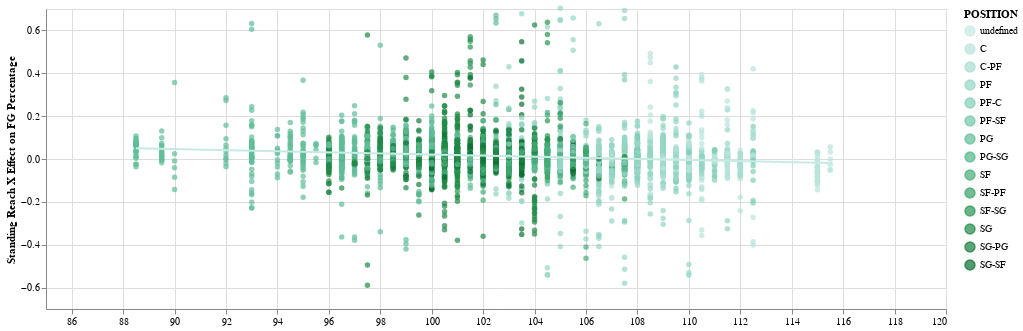

The notebook cell saved with this chart:
### Code cell
Base = alt.Chart(shotDefenseAndWingspan).mark_circle(size=30).encode(
x=alt.X(
  'STANDING_REACH',
  axis=alt.Axis(),
  scale=Scale(domain=[85, 120]),
  title=None
  ),
  y=alt.Y(
  'PCT_PLUSMINUS',
  axis=alt.Axis(),
  scale=Scale(domain=[-0.7, 0.7]),
  title='Standing Reach X Effect on FG Percentage'
  ),
  color = alt.Color('POSITION',scale = alt.Scale(scheme='bluegreen'))
 ).properties(
   width=900,
   height=300
 )

Base + Base.transform_regression('STANDING_REACH','PCT_PLUSMINUS').mark_line(color='black')

### Figure 1 — Vega-Lite specification as saved in the notebook (floating-point values rounded to 4 significant figures; data arrays with more than 128 entries replaced by an {"elided": "..."} marker saying what was removed)
{"config": {"view": {"continuousWidth": 300, "continuousHeight": 300}}, "layer": [{"mark": {"type": "circle", "size": 30}, "encoding": {"color": {"field": "POSITION", "scale": {"scheme": "bluegreen"}, "type": "nominal"}, "x": {"axis": {}, "field": "STANDING_REACH", "scale": {"domain": [85, 120]}, "title": null, "type": "quantitative"}, "y": {"axis": {}, "field": "PCT_PLUSMINUS", "scale": {"domain": [-0.7, 0.7]}, "title": "Standing Reach X Effect on FG Percentage", "type": "quantitative"}}}, {"mark": {"type": "line", "color": "black"}, "encoding": {"color": {"field": "POSITION", "scale": {"scheme": "bluegreen"}, "type": "nominal"}, "x": {"axis": {}, "field": "STANDING_REACH", "scale": {"domain": [85, 120]}, "title": null, "type": "quantitative"}, "y": {"axis": {}, "field": "PCT_PLUSMINUS", "scale": {"domain": [-0.7, 0.7]}, "title": "Standing Reach X Effect on FG Percentage", "type": "quantitative"}}, "transform": [{"on": "STANDING_REACH", "regression": "PCT_PLUSMINUS"}]}], "data": {"name": "data-d931b49d6579083ca5fb19bb2361e1e7"}, "height": 300, "width": 900, "$schema": "https://vega.github.io/schema/vega-lite/v5.8.0.json", "datasets": {"data-d931b49d6579083ca5fb19bb2361e1e7": {"elided": "4328 records"}}}
